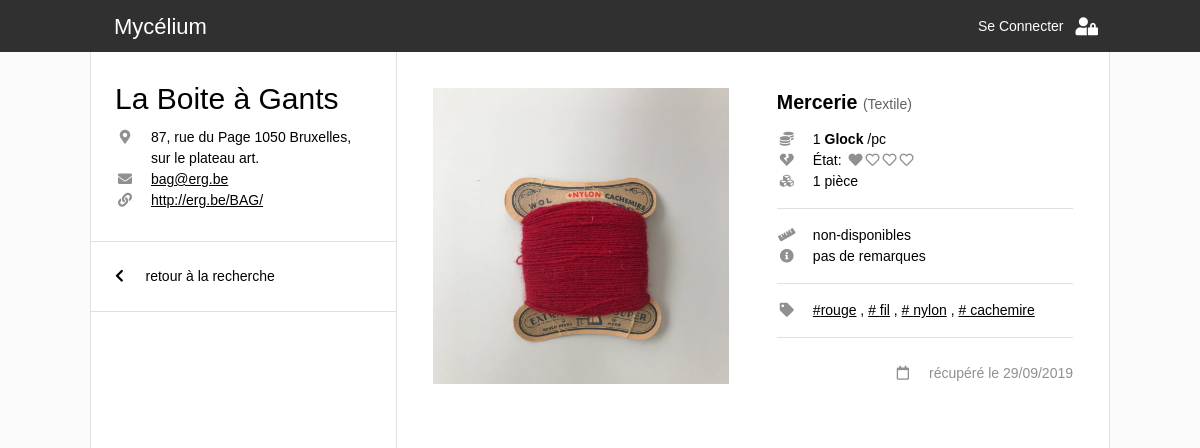
The page /item_page.php?r=bag&id=18 on the database its author committed.
### tables this page shows
CREATE TABLE `_global_recuperatheques` (
  `ID` int(11) NOT NULL,
  `nom` varchar(255) NOT NULL,
  `adresse` varchar(255) NOT NULL,
  `monnaie` varchar(8) NOT NULL,
  `telephone` varchar(16) NOT NULL,
  `mdp` varchar(255) NOT NULL,
  `site` varchar(255) NOT NULL,
  `pseudo` varchar(16) NOT NULL,
  `mail` varchar(255) NOT NULL,
  `date_creation` date DEFAULT NULL
);

CREATE TABLE `bag_catalogue` (
  `ID` int(11) NOT NULL,
  `ID_categorie` int(11) NOT NULL,
  `ID_souscategorie` int(11) NOT NULL,
  `pieces` int(11) NOT NULL,
  `dimensions` varchar(255) NOT NULL,
  `etat` int(11) NOT NULL,
  `tags` text NOT NULL,
  `remarques` text NOT NULL,
  `date_ajout` datetime NOT NULL DEFAULT CURRENT_TIMESTAMP,
  `poids` float NOT NULL,
  `prix` float NOT NULL,
  `localisation` varchar(255) NOT NULL
);

CREATE TABLE `_global_souscategories` (
  `ID` int(11) NOT NULL,
  `nom` varchar(255) NOT NULL,
  `ID_categorie` int(11) NOT NULL,
  `unite` varchar(255) NOT NULL,
  `prix` float NOT NULL
);

CREATE TABLE `_global_categories` (
  `ID` int(11) NOT NULL,
  `nom` varchar(255) NOT NULL,
  `score` int(11) NOT NULL
);

### connection_db.php (called while the page is built, shortened)
<?php
  function link_construct($params, $web_page = 1){
    $getURL = $web_page . '?' . http_build_query(array_merge($_GET, $params));
    return $getURL;
  }
?>

### item_page.php (the view, shortened to what this page needs)
<!DOCTYPE html>
<html lang="en">
<head>
  <link rel="stylesheet" href="css/w3.css">
  <link rel="stylesheet" href="https://use.fontawesome.com/releases/v5.7.0/css/all.css">
  <link rel="stylesheet" href="https://indestructibletype.com/fonts/Jost.css" type="text/css" charset="utf-8" />
  <link rel="stylesheet" href="css/main.css">
  <link rel="stylesheet" href="css/header.css">
  <link rel="stylesheet" href="css/menu.css">
  <link rel="stylesheet" href="css/item.css">
  <link rel="stylesheet" href="css/add_form.css">
</head>
<body>
  <?php
  include('connection_db.php')
  ?>
  <?php
    $req = $bdd->prepare(' SELECT pseudo FROM _global_recuperatheques ');
    $req->execute();
    $recuperatheques = array();
    while($item = $req->fetch()){
      array_push($recuperatheques,$item['pseudo']);
    }
    if (isset($_GET['r']) && in_array($_GET['r'], $recuperatheques)){
      $recuperatheque = htmlspecialchars($_GET['r']);
      $recuperatheque_catalogue = htmlspecialchars($_GET['r']) . '_catalogue';
    } else{
      $recuperatheque = null;
    }
  ?>
  <?php
    if (isset($_GET['id'])){
      $id = htmlspecialchars($_GET['id']);
    } else{
      $id = 0;
    }
  ?>
  <?php
  include('header.php');
  ?>
  <div class="quasi-fullwidth space-header two-side-flex">
      <div class="flex-third">
        <?php
          if($recuperatheque){
            $req = $bdd->prepare(' SELECT * FROM _global_recuperatheques WHERE pseudo = :recuperatheque ');
            $req->bindValue(':recuperatheque', $recuperatheque , PDO::PARAM_STR);
            $req->execute();
            $recup_info = $req->fetch();
            include("recuperatheque_info.php");
        ?>
        <div class="container border-top border-bottom sticky">
          <a onclick="back_link()" ><i class="fas fa-chevron-left"></i> &emsp; retour à la recherche </a>
        </div>
      </div>
    <div class="flex-half">
      <div class="item-single-container">
        <?php
          $req = $bdd->prepare('  SELECT
                                  c.ID AS ID_item, c.ID_categorie, c.ID_souscategorie, c.pieces AS pieces, c.dimensions AS dimensions, c.etat AS etat, c.tags AS tags, c.prix AS prix, c.poids AS poids, c.remarques AS remarques, c.localisation AS localisation,
                                  c.date_ajout AS date_ajout, DATE_FORMAT(c.date_ajout, \'%d/%m/%Y\') AS date_ajout_fr,
                                  cat.ID, cat.nom AS categorie,
                                  sscat.ID AS sscatID, sscat.ID_categorie, sscat.unite AS unitesscat, sscat.prix AS prixsscat, sscat.nom AS sous_categorie
                                  FROM ' . $recuperatheque_catalogue . ' c
                                  INNER JOIN _global_categories cat ON c.ID_categorie=cat.ID
                                  INNER JOIN _global_souscategories sscat ON c.ID_souscategorie=sscat.ID
                                  WHERE c.id=:id');
          $req->bindValue(':id', $id, PDO::PARAM_INT);
          $req->execute();
        ?>
        <?php
          if ($req->rowCount() > 0) {
            $item = $req->fetch();
            include('item.php'); ?>
            <?php
          }
          else{
            echo '<h3 class="erreur"> Cet objet n\'existe pas </h3>';
            $item=0;
          }
        ?>
      </div>
      <?php
      }
      else {
        echo '<h3 class="erreur"> Pas de récupérathèque valide </h3>';
      }
      ?>
    </div>
  </div>
</body>
</html>

### recuperatheque_info.php (shortened to what this page needs)
<div class="container recuperatheque
      <?php if(in_array(basename($_SERVER['PHP_SELF']),array("catalogue.php","item_page.php"))){
        echo "depliable" ;}
      ?>">
    <h2> <?php echo $recup_info['nom'] ;?> </h2>
    <div class="info">
      <?php if ($recup_info['adresse']){ ?>
        <div class="info-line">
          <i class="fas fa-map-marker-alt info-icon"></i>
          <div class="info-text"> <?php echo $recup_info['adresse'];?> </div>
        </div>
        <?php
        }
      ?>
      <?php if ($recup_info['mail']){ ?>
        <div class="info-line">
          <i class="fas fa-envelope info-icon"></i>
          <a class="info-text tag" href="mailto:<?php echo $recup_info['mail'];?>"> <?php echo $recup_info['mail'];?></a>
        </div>
        <?php
        }
      ?>
      <?php if ($recup_info['site']){ ?>
        <div class="info-line">
          <i class="fas fa-link info-icon"></i>
          <a class="info-text tag" href="<?php echo $recup_info['site'];?>" target="_blank"> <?php echo $recup_info['site'];?></a>
        </div>
      <?php
      }
      ?>
    </div>
</div>

### item.php (shortened to what this page needs)
<?php
  $prix = $item['prix'];
  $piece = "1 pièce";
  $tags = explode(", ",$item['tags']);
  if ($item['dimensions']==''){
    $dimensions='non-disponibles';
  }
  else{
    $dimensions=$item['dimensions'];
  }
  if ($item['remarques']==''){
    $remarques='pas de remarques';
  }
  else{
    $remarques=$item['remarques'];
  }
?>
<div class='item'>
  <div class="photo-container">
      <?php
        $image_url = 'photos/' . $recuperatheque . '/' . $item['ID_item'] . '.jpg';
      ?>
      <img class="item-photo" src=<?php echo $image_url; ?> />
  </div>
  <div class="text-container">
    <div class='categorie-container'>
      <?php
      if ($item['sous_categorie']!='Autre'){
        ?>
        <span class="souscat"> <?php echo $item['sous_categorie']; ?> </span>
        <span class="cat"> (<?php echo $item['categorie']; ?>) </span>
      <?php
      }
      else{
        ?>
        <span class="souscat"> <?php echo $item['categorie']; ?> </span>
      <?php
      }
      ?>
    </div>
    <div class="info-container separateur">
      <div class="info-line">
        <i class='fas fa-coins info-icon'></i>
        <div class="info-text"><?php echo $prix; ?> <b><?php echo $recup_info['monnaie'];; ?></b> /pc </div>
      </div>
      <div class="info-line">
        <i class='fas fa-heart-broken info-icon'></i>
        <div class="info-text"> État:
          <span class='etat-icon-container'>
          <?php
          for($n = 0; $n < 4; $n++){
            if($item['etat'] > $n){
              echo '<i class="fas fa-heart"></i>' ;
            } else{
              echo '<i class="far fa-heart"></i>' ;
            }
          }
          ?>
          </span>
        </div>
      </div>
      <div class="info-line">
        <i class='fas fa-cubes info-icon'></i>
        <div class="info-text"><?php echo $piece; ?></div>
      </div>
    </div>
    <div class="info-plus-container separateur">
      <div class="info-line">
        <i class='fas fa-ruler info-icon'></i>
        <div class="info-text"> <?php echo $dimensions; ?> </div>
      </div>
      <div class="info-line">
        <i class='fas fa-info-circle info-icon'></i>
        <div class="info-text"> <?php echo $remarques; ?> </div>
      </div>
    </div>
    <div class='tags-container separateur'>
      <div class="info-line">
        <i class='fas fa-tag info-icon'></i>
        <div class="info-text">
          <?php
            for($n = 0; $n < count($tags); $n++){?>
              <a class="tag" href= <?php echo link_construct(array('q'=>$tags[$n],'id'=>null, 'page'=>1), 'catalogue.php') ?> >#<?php echo $tags[$n];?></a>
              <?php
              if($n!=count($tags)-1){ echo ', '; }
            }
          ?>
        </div>
      </div>
    </div>
    <div class="date-container">
      <div class="info-line">
        <i class='far fa-calendar info-icon'></i>
        <div class="info-text">récupéré le <?php echo $item['date_ajout_fr']; ?></div>
      </div>
    </div>
  </div>
</div>

### css/w3.css (style rules this page uses)
*,*:before,*:after { box-sizing:inherit }
html { -ms-text-size-adjust:100%;-webkit-text-size-adjust:100% }
body { margin:0 }
a { background-color:transparent }
b,strong { font-weight:bolder }
img { border-style:none }
html,body { font-family:Verdana,sans-serif;font-size:15px;line-height:1.5 }
html { overflow-x:hidden }
h2 { font-size:30px }
h1,h2,h3,h4,h5,h6 { font-family:"Segoe UI",Arial,sans-serif;font-weight:400;margin:10px 0 }
img { vertical-align:middle }
a { color:inherit }

### css/main.css (style rules this page uses)
html, body { background: #fafafa; margin: 0; font-weight: 400; font-size: 14px; line-height: 1.5; }
html, body, p, h1, h2, h3, h4, h5, h6 { font-family: 'Jost', Helvetica, arial, sans-serif !important; }
@media (min-width: 993px) { .quasi-fullwidth { margin: 0 auto 0; max-width: 85%; } }
.space-header { padding-top: 52px; box-sizing: border-box; }
.container { background: white; text-align: left; padding: 12px 24px; }
.border-top { border-top: 1px solid #E0E0E0; }
.border-bottom { border-bottom: 1px solid #E0E0E0; }
@media (min-width:993px) { .container { padding: 24px; } }
.two-side-flex { background: white; min-height: 100vh; display: flex; flex-direction: row; flex-wrap: wrap; align-content: flex-start; }
.two-side-flex > * { box-sizing: border-box; }
.flex-third { flex: 1 0 100%; }
.flex-half { flex: 1 100%; }
@media (min-width:993px) { .two-side-flex { flex-wrap: nowrap; border-left: 1px solid #E0E0E0; } }
@media (min-width:993px) { .two-side-flex > * { border-right: 1px solid #E0E0E0; } }
@media (min-width:993px) { .flex-third { flex-basis: 30%; flex-grow: 0; min-height: 100vh; } }
@media (min-width:993px) { .flex-half { flex-basis: 50%; min-height: 100vh; } }
.recuperatheque h2 { margin: 0; }
.recuperatheque .info { margin: 6px 0px; white-space: normal; }
.recuperatheque a { word-break: break-all; }
.recuperatheque.depliable .info { display: none; }
@media (min-width: 601px) { .recuperatheque.depliable .info { display: block; } }
a { cursor:pointer; }

### css/menu.css (style rules this page uses)
.sticky { position: sticky; top: 52px; z-index: 10; }
@media (min-width: 993px) { .sticky { position: static; } }

### css/item.css (style rules this page uses)
.item { text-align: left; background: white; padding: 24px; flex-basis: 100%; position: relative; display: flex; flex-direction: row; flex-wrap: wrap; justify-content: center; }
.item > * { box-sizing: content-box; max-width: 400px; flex-basis: 100%; }
@media (min-width: 601px) { .item { padding: 12px; } }
.item-single-container { background: white; display: flex; justify-content: flex-start; }
@media (min-width: 601px) { .item-single-container .item { padding: 12px; } }
@media (min-width: 601px) { .item-single-container .item > * { padding: 24px; margin: 0; flex-basis: 50%; } }
@media (min-width: 993px) { .item-single-container .item { flex-wrap: nowrap; } }
@media (min-width: 993px) { .item-single-container .text-container { max-width: none; flex-grow: 1; } }
.photo-container { margin-bottom: 12px; position: relative; }
.item-photo { width: 100%; }
.text-container { display: flex; flex-direction: column; overflow: hidden; }
.categorie-container { padding-bottom: 12px; }
.categorie-container .cat { color: #606060; }
.categorie-container .souscat { font-weight: bold; font-size: 1.4em; }
.tags-container { flex-grow: 1; }
.item-single-container .separateur:after { content: ""; display: block; margin: auto; width: 100%; height: 1px; margin-top: 16px; margin-bottom: 16px; background: #E0E0E0; }
.info-line { display: flex; align-items: baseline; }
.date-container .info-line { color: #909090; justify-content: flex-end; }
.info-icon { color: #909090; flex-basis: 20px; margin-right: 16px; text-align: center; flex-shrink: 0; }
.etat-icon-container i { color: #909090; padding-left: 3px; }
.tag { position: relative; z-index: 2; text-decoration: underline; }

### rows shown on the page
_global_recuperatheques: nom "La Boite à Gants", adresse "87, rue du Page 1050 Bruxelles, sur le plateau art.", mail "bag@erg.be", site "http://erg.be/BAG/", monnaie "Glock"
bag_catalogue: _global_souscategories.nom "Mercerie", _global_categories.nom "Textile", prix "1", etat 1 (drawn), dimensions "non-disponibles", remarques "pas de remarques", tags "rouge", tags "fil", tags "nylon", tags "cachemire"

### other values the page prints
$piece "1 pièce"
$item['date_ajout_fr'] "29/09/2019"
